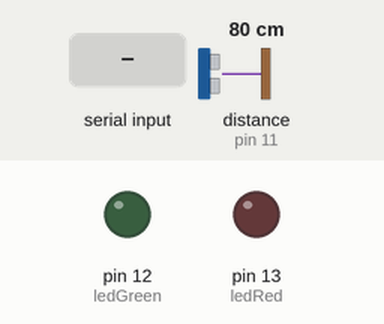
The sketch below on a simulated Arduino Uno, built with avr-gcc and run on an emulated ATmega328P. Shown: output pins drawn as LEDs (lit = HIGH). Wiring (inferred from the names in the program): ultrasonic range finder: trigger pin 10; echo pin 11. The inputs (shaded band) are chosen by the test bench; at power-on: distance to the obstacle (sensor on pin 11) 80 cm. The echo pulse lasts 58.3 µs per cm; pins used as bus, display or sensor lines are not drawn; what the sketch prints to the serial monitor is not drawn.

Above: at 1.2 s.
1.3 s: "1" received over Serial
At 2.0 s:
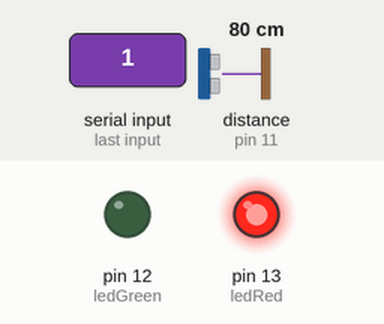
2.8 s: "2" received over Serial
At 3.4 s:
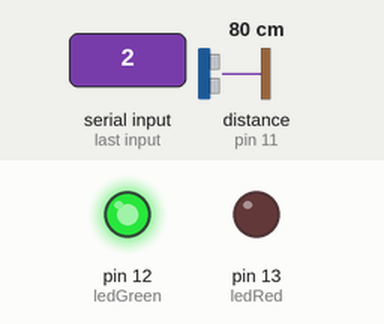
Timing chart, 0 to 5.8 s (numbered marks = the images above; inputs shaded):
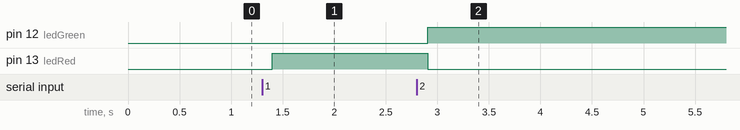

Measured:
- after the input at 1.3 s, pin 13 (ledRed): LOW → HIGH after 0.10 s
- after the input at 2.8 s, pin 12 (ledGreen): LOW → HIGH after 0.11 s; pin 13 (ledRed): HIGH → LOW after 0.11 s

The sketch:

distancesensor.ino
```cpp
int trigPin=10; //Sensor Trig pin connected to Arduino pin 13
int echoPin=11;  //Sensor Echo pin connected to Arduino pin 11
float pingTime;  //time for ping to travel from sensor to target and return
float targetDistance; //Distance to Target in inches
float speedOfSound=776.5; //Speed of sound in miles per hour when temp is 77 degrees.

int ledRed = 13;
int ledGreen = 12;

void setup() {
  // put your setup code here, to run once:
  Serial.begin(9600);
  pinMode(trigPin, OUTPUT);
  pinMode(echoPin, INPUT);
  pinMode(ledRed, OUTPUT);
  pinMode(ledGreen, OUTPUT);
}

void loop() {
  // put your main code here, to run repeatedly:

  digitalWrite(trigPin, LOW); //Set trigger pin low
  delayMicroseconds(2000); //Let signal settle
  digitalWrite(trigPin, HIGH); //Set trigPin high
  delayMicroseconds(15); //Delay in high state
  digitalWrite(trigPin, LOW); //ping has now been sent
  delayMicroseconds(10); //Delay in low state

  pingTime = pulseIn(echoPin, HIGH);  //pingTime is presented in microceconds
  pingTime=pingTime/1000000; //convert pingTime to seconds by dividing by 1000000 (microseconds in a second)
  pingTime=pingTime/3600; //convert pingtime to hourse by dividing by 3600 (seconds in an hour)
  targetDistance= speedOfSound * pingTime;  //This will be in miles, since speed of sound was miles per hour
  targetDistance=targetDistance/2; //Remember ping travels to target and back from target, so you must divide by 2 for actual target distance.
  targetDistance= targetDistance*63360;    //Convert miles to inches by multipling by 63360 (inches per mile)

  Serial.println(targetDistance);

  delay(100); //delay tenth of a  second to slow things down a little.

   char leitura = Serial.read(); // Variavel que receberá os valores enviados pelo programa em python

  if(leitura == '1'){
    digitalWrite(ledRed, HIGH);
    digitalWrite(ledGreen, LOW); // Liga a porta 13 se o valor recebido for 1
  }
  else if(leitura == '2'){
    digitalWrite(ledRed, LOW);
    digitalWrite(ledGreen, HIGH); // Desliga a porta 13 se o valor recebido for 2
  }

}
```
